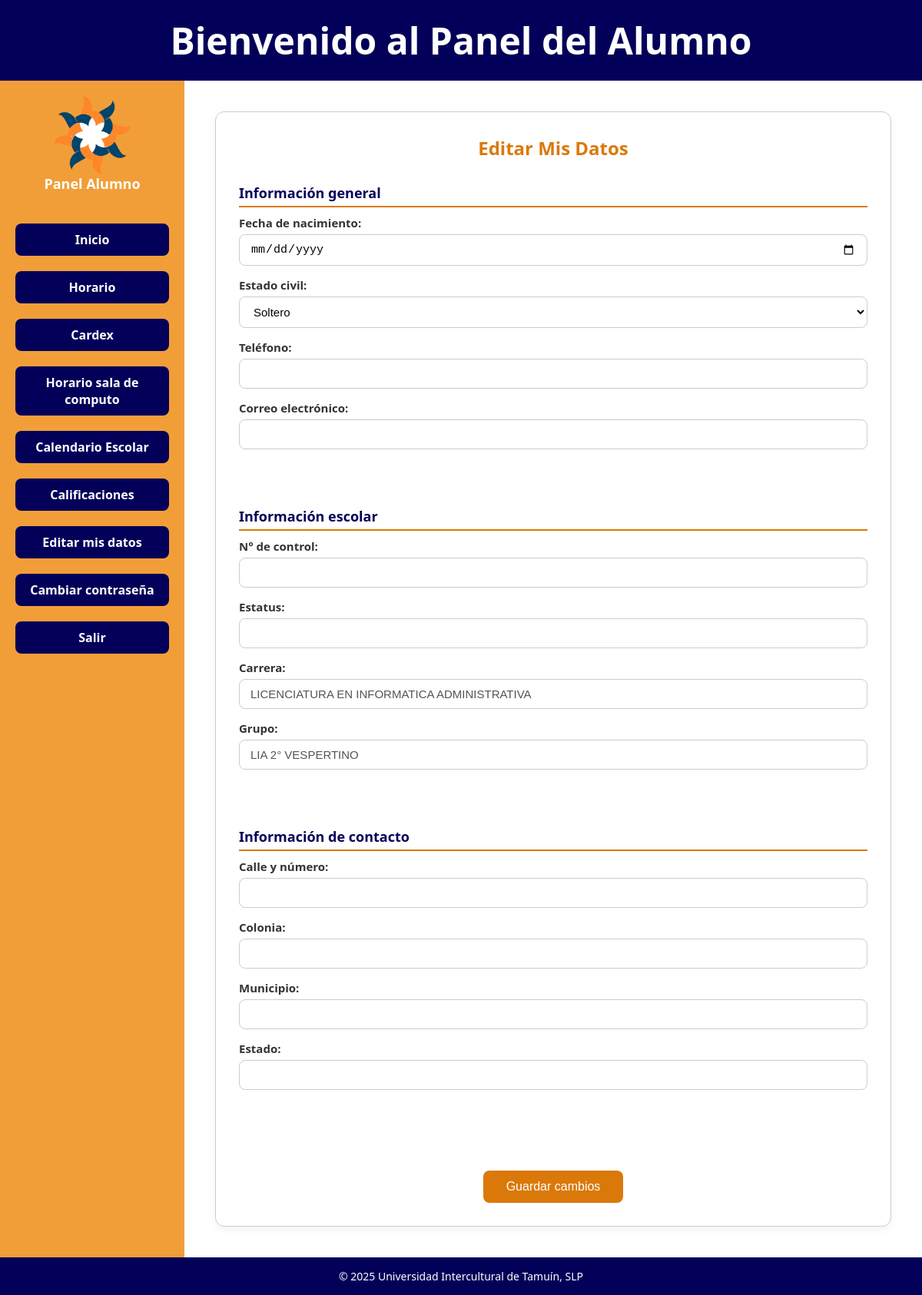
The page /panel_general_alumno.php?seccion=editar (signed in) on the database its author committed.
### tables this page shows
CREATE TABLE IF NOT EXISTS `alumnos` (
  `id_alumno` int NOT NULL AUTO_INCREMENT,
  `nombre_completo` varchar(100) NOT NULL,
  `usuario` varchar(20) NOT NULL,
  `contrasena` varchar(255) NOT NULL,
  `id_grupo` int NOT NULL,
  PRIMARY KEY (`id_alumno`),
  UNIQUE KEY `usuario` (`usuario`),
  KEY `id_grupo` (`id_grupo`)
);

CREATE TABLE IF NOT EXISTS `carreras` (
  `id_carrera` int NOT NULL AUTO_INCREMENT,
  `nombre_carrera` varchar(100) NOT NULL,
  PRIMARY KEY (`id_carrera`)
);

CREATE TABLE IF NOT EXISTS `grupos` (
  `id_grupo` int NOT NULL AUTO_INCREMENT,
  `nombre_grupo` varchar(100) NOT NULL,
  `id_carrera` int NOT NULL,
  `id_semestre` int DEFAULT NULL,
  PRIMARY KEY (`id_grupo`),
  KEY `id_carrera` (`id_carrera`),
  KEY `id_semestre` (`id_semestre`)
);

### editar_datos_alumno.php (the view, shortened to what this page needs)
<?php
include("conexion.php");
$id_alumno = $_SESSION['id_alumno'] ?? null;
$sql1 = "SELECT a.nombre_completo, g.nombre_grupo, c.nombre_carrera
         FROM alumnos a
         JOIN grupos g ON a.id_grupo = g.id_grupo
         JOIN carreras c ON g.id_carrera = c.id_carrera
         WHERE a.id_alumno = ?";
$stmt1 = $conn->prepare($sql1);
$stmt1->bind_param("i", $id_alumno);
$stmt1->execute();
$basicos = $stmt1->get_result()->fetch_assoc();
$stmt2 = $conn->prepare("SELECT * FROM datos_alumno WHERE id_alumno = ?");
$stmt2->bind_param("i", $id_alumno);
$stmt2->execute();
$extra = $stmt2->get_result()->fetch_assoc();
?>
<div class="card-datos">
  <h2>Editar Mis Datos</h2>
  <form action="procesar_edicion_datos.php" method="POST">
    <div class="datos-bloque">
      <h3>Información general</h3>
      <div class="form-group">
        <label for="nacimiento">Fecha de nacimiento:</label>
        <input type="date" id="nacimiento" name="nacimiento" value="<?= $extra['nacimiento'] ?? '' ?>" required>
      </div>
      <div class="form-group">
        <label for="estado_civil">Estado civil:</label>
        <select id="estado_civil" name="estado_civil">
          <option value="Soltero" <?= ($extra['estado_civil'] ?? '') === 'Soltero' ? 'selected' : '' ?>>Soltero</option>
        </select>
      </div>
      <div class="form-group">
        <label for="telefono">Teléfono:</label>
        <input type="tel" id="telefono" name="telefono" value="<?= $extra['telefono'] ?? '' ?>" required>
      </div>
      <div class="form-group">
        <label for="correo">Correo electrónico:</label>
        <input type="email" id="correo" name="correo" value="<?= $extra['correo'] ?? '' ?>" required>
      </div>
    </div>
    <div class="datos-bloque">
      <h3>Información escolar</h3>
      <div class="form-group">
        <label>N° de control:</label>
        <input type="text" value="<?= $extra['control'] ?? '' ?>" disabled>
      </div>
      <div class="form-group">
        <label>Estatus:</label>
        <input type="text" value="<?= $extra['estatus'] ?? '' ?>" disabled>
      </div>
      <div class="form-group">
        <label>Carrera:</label>
        <input type="text" value="<?= $basicos['nombre_carrera'] ?>" disabled>
      </div>
      <div class="form-group">
        <label>Grupo:</label>
        <input type="text" value="<?= $basicos['nombre_grupo'] ?>" disabled>
      </div>
    </div>
    <div class="datos-bloque">
      <h3>Información de contacto</h3>
      <div class="form-group">
        <label for="calle">Calle y número:</label>
        <input type="text" id="calle" name="calle" value="<?= $extra['calle'] ?? '' ?>">
      </div>
      <div class="form-group">
        <label for="colonia">Colonia:</label>
        <input type="text" id="colonia" name="colonia" value="<?= $extra['colonia'] ?? '' ?>">
      </div>
      <div class="form-group">
        <label for="municipio">Municipio:</label>
        <input type="text" id="municipio" name="municipio" value="<?= $extra['municipio'] ?? '' ?>">
      </div>
      <div class="form-group">
        <label for="estado">Estado:</label>
        <input type="text" id="estado" name="estado" value="<?= $extra['estado'] ?? '' ?>">
      </div>
    </div>
    <button type="submit">Guardar cambios</button>
  </form>
</div>

### panel_general_alumno.css (style rules this page uses)
* { box-sizing: border-box; margin: 0; padding: 0; }
body { font-family: 'Segoe UI', sans-serif; background-color: #f0f4f8; display: flex; flex-direction: column; min-height: 100vh; }
main h2 { color: #da790a; margin-bottom: 20px; }
.card-datos { background-color: #ffffff; border: 1px solid #ccc; border-radius: 12px; padding: 30px; box-shadow: 0 4px 12px rgba(0, 0, 0, 0.05); max-width: 900px; margin: 0 auto; }
.card-datos h2 { color: #da790a; text-align: center; margin-bottom: 30px; }
.datos-bloque { margin-bottom: 30px; }
.datos-bloque h3 { color: #030059; font-size: 18px; margin-bottom: 10px; border-bottom: 2px solid #da790a; padding-bottom: 5px; }
button { display: block; padding: 12px 30px; background-color: #da790a; color: white; border: none; border-radius: 8px; font-size: 16px; cursor: pointer; margin: 30px auto 0; transition: background-color 0.3s ease; }
input[disabled] { background-color: #f2f2f2; cursor: not-allowed; }
form { display: flex; flex-direction: column; gap: 30px; }
.form-group { display: flex; flex-direction: column; margin-bottom: 15px; }
.form-group label { font-weight: 600; margin-bottom: 5px; color: #333; font-size: 15px; }
input[type="text"], input[type="email"], input[type="tel"], input[type="time"], input[type="date"], select { width: 100%; padding: 10px 14px; font-size: 15px; border: 1px solid #ccc; border-radius: 8px; background-color: #fff; transition: border-color 0.2s ease; }

### rows shown on the page
alumnos: nombre_carrera "LICENCIATURA EN INFORMATICA ADMINISTRATIVA", id_grupo.nombre_grupo "LIA 2° VESPERTINO"
